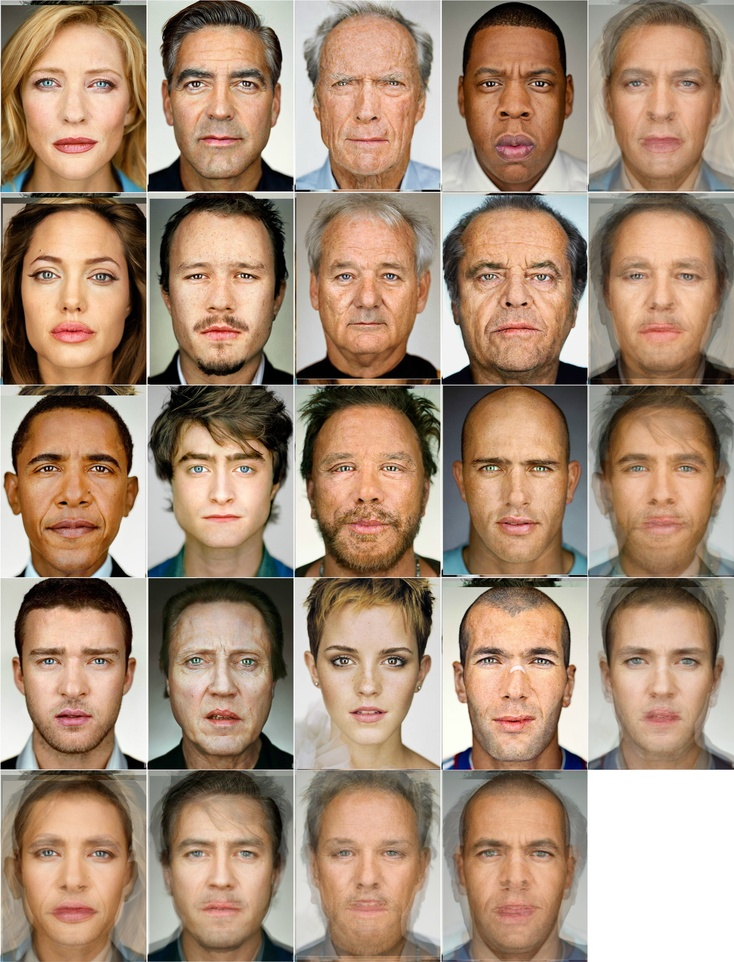
#> input picture Images/skin.jpg, 734 x 962 px, shrunk from 1562 x 2047 before the run
$ python SkinDetection.py
#> lines starting #> are read from the running program, lines starting #| are printed output that depends on the picture
#!/usr/bin/env python3
#SkinDetection.py

# This program runs all 4 skin detection algorithms one after the other
# Run `python3 SkinDetection.py Path/To/Image` to specify
# inital image, removing this command arguements will result in
# the script attempting hard coded locations so errors may arise
# The

from PIL import Image
import math
import colorsys
import sys

#Explicitly Defined Skin Region Model
def EDSRModel(image_path):
#> called with image_path = 'Images/skin.jpg'
    im = Image.open(image_path)
#> im is the input picture: PIL image 734x962 RGB; mean R, G, B 167.3, 140.9, 119.4
    pixels = im.load()
    rgb_im = im.convert('RGB')
    for i in range(im.size[0]):
        for j in range(im.size[1]):
            r,g,b = rgb_im.getpixel((i,j))
            if r > 95 and g > 40 and b > 20 and  (max(r, g, b) - min(r, g, b)) > 15 and abs(r - g) > 15 and r > g and r > b:
                x = j
                y = i
            else:
                pixels[i,j] = (0,0,0)

    im.save("Results/Explicitly-Defined-Skin-Region.png")
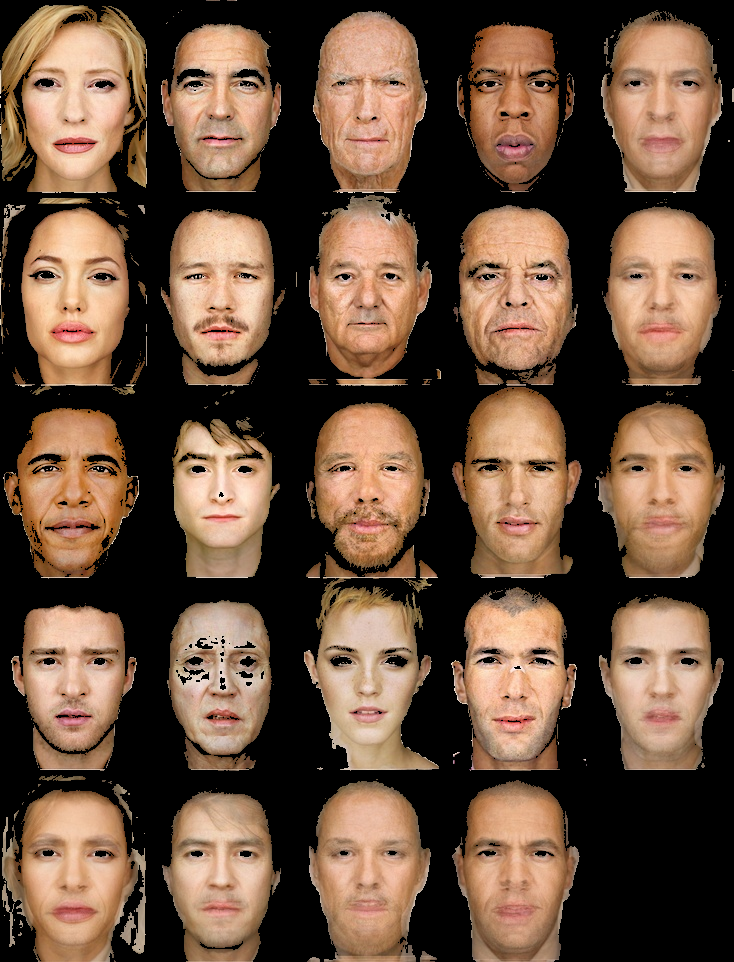
#> saved as Explicitly-Defined-Skin-Region.png: PIL image 734x962 RGB; mean R, G, B 103.4, 78.3, 60.3

#Colour Segmentation in Normalization rg Color Model
def NormalizationrgModel(image_path):
#> called with image_path = 'Images/skin.jpg'
    im = Image.open(image_path)
    pixels = im.load()
    rgb_im = im.convert('RGB')
    for i in range(im.size[0]):
        for j in range(im.size[1]):
            r,g,b = rgb_im.getpixel((i,j))

            R = 0.0
            G = 0.0
            B = 0.0

            if r > 0 or g > 0 or b > 0:
                R = r/float(r+g+b)
                G = g/float(r+g+b)
                B = b/float(r+g+b)

            if 0.465 >= R >= 0.36 and 0.363 >= G >= 0.28:
                x = j
                y = i
            else:
                pixels[i,j] = (0,0,0)

    im.save("Results/Normalizationrg.png")
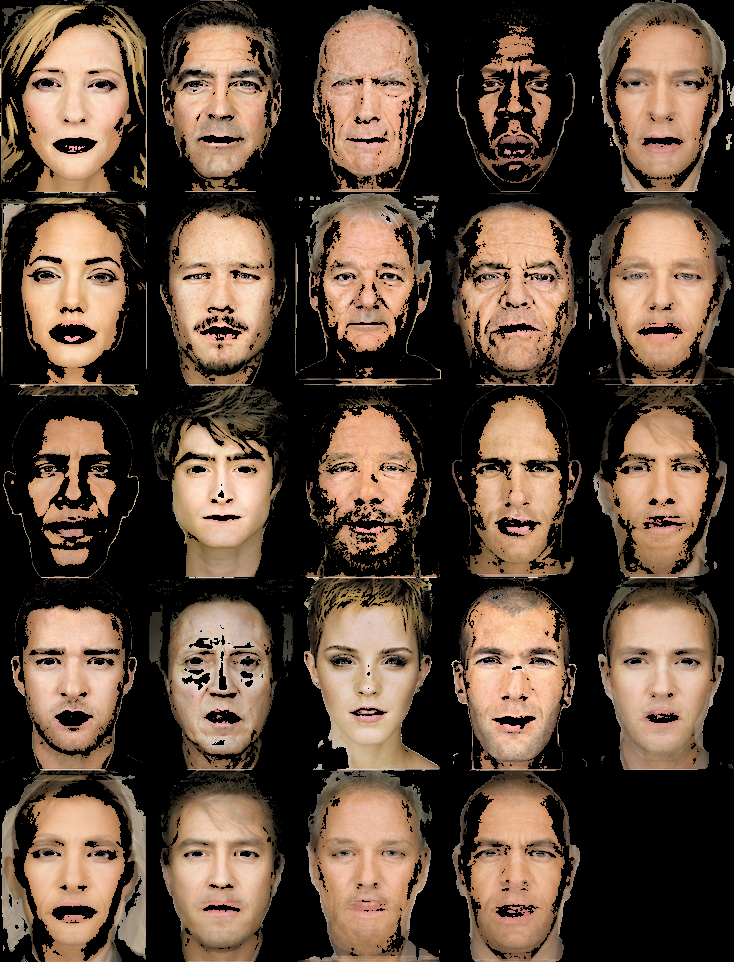
#> saved as Normalizationrg.png: PIL image 734x962 RGB; mean R, G, B 93.1, 72.9, 57.9

#Color Segmentation in HSV Color Model
def HSVModel(image_path):
#> called with image_path = 'Images/skin.jpg'
    im = Image.open(image_path)
    pixels = im.load()
    rgb_im = im.convert('RGB')
    for i in range(im.size[0]):
        for j in range(im.size[1]):
            r,g,b = rgb_im.getpixel((i,j))

            r = r/255.0
            g = g/255.0
            b = b/255.0

            h,s,v = colorsys.rgb_to_hsv(r,g,b)

            h = h*255

            if 50 >= h >= 0 and 0.68 >= s >= 0.2 and 1 >= v >= 0.35:
                x = j
                y = i
            else:
                pixels[i,j] = (0,0,0)

    im.save("Results/HSV.png")
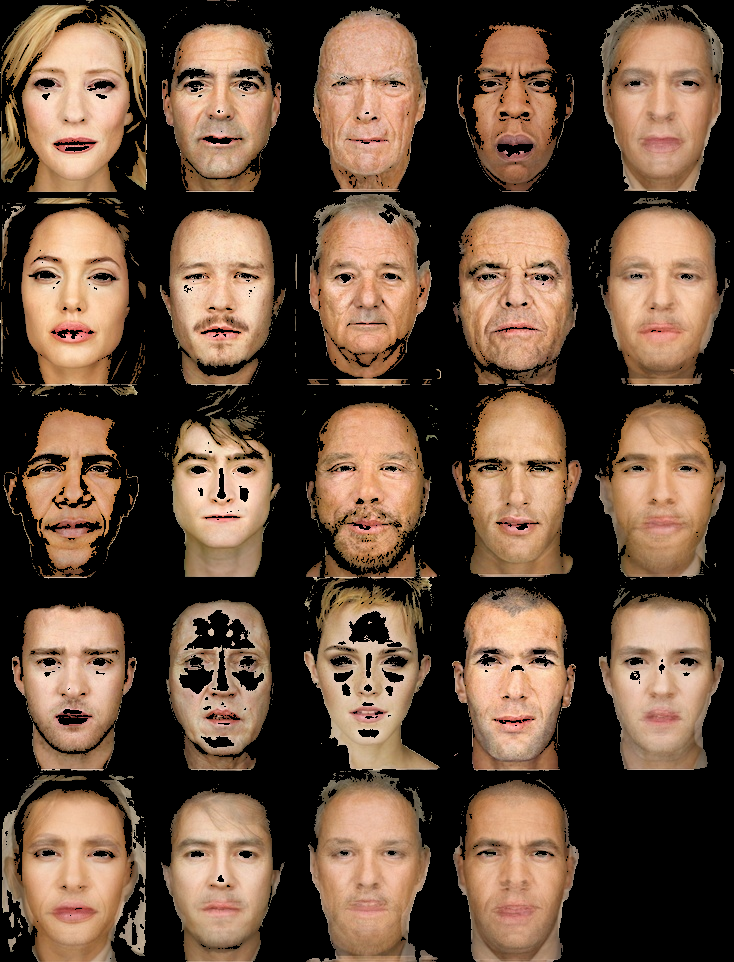
#> saved as HSV.png: PIL image 734x962 RGB; mean R, G, B 100.3, 76.3, 58.9

#Color Segmentation in YCBCR Color Model
def YCBCRModel(image_path):
#> called with image_path = 'Images/skin.jpg'
    im = Image.open(image_path)
    pixels = im.load()
    ycbcr_im = im.convert('YCbCr')
#> ycbcr_im: PIL image 734x962 YCbCr; mean of channels 0, 1, 2 145.9, 112.4, 142.5
    for i in range(im.size[0]):
        for j in range(im.size[1]):
            y,Cb,Cr = ycbcr_im.getpixel((i,j))

            if 142.5 >= Cb >= 97.5 and 134 >= Cr >= 17:
                pixels[i,j] = (0,0,0)
            else:
                x = i
                y = j

    im.save("Results/YCBCR.png")
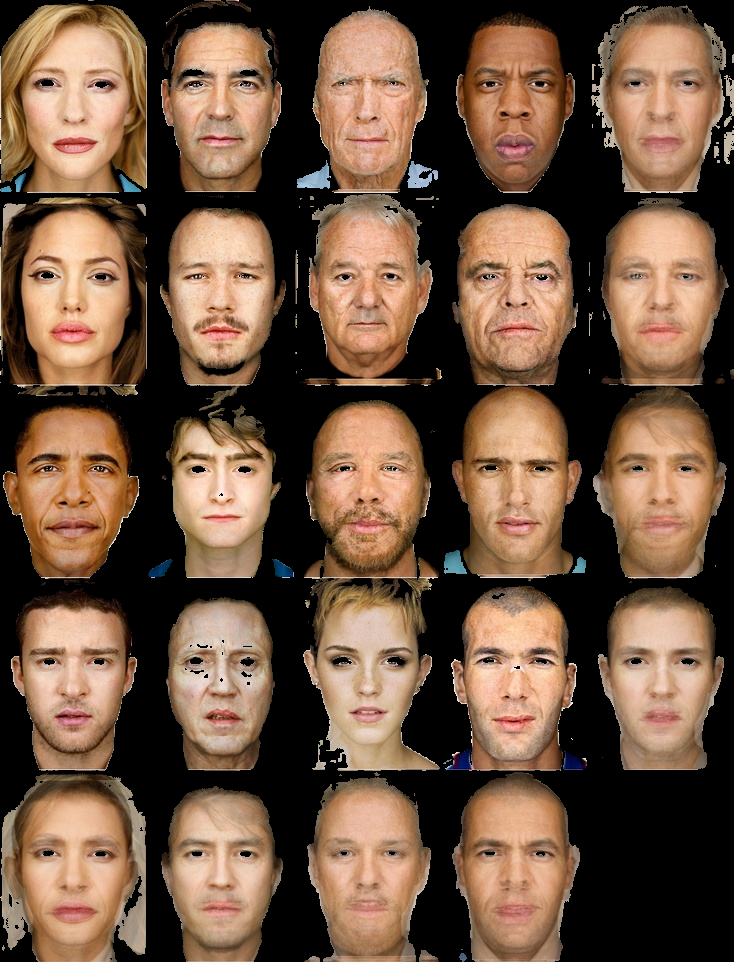
#> saved as YCBCR.png: PIL image 734x962 RGB; mean R, G, B 110.6, 84, 64.5

def main():
    args = sys.argv[1:]

    if len(sys.argv) == 1:
        image_path = "Images/skin.jpg"
    else:
        image_path = args[0]

    EDSRModel(image_path)
    NormalizationrgModel(image_path)
    HSVModel(image_path)
    YCBCRModel(image_path)
    return

if __name__ == "__main__":
    main()
